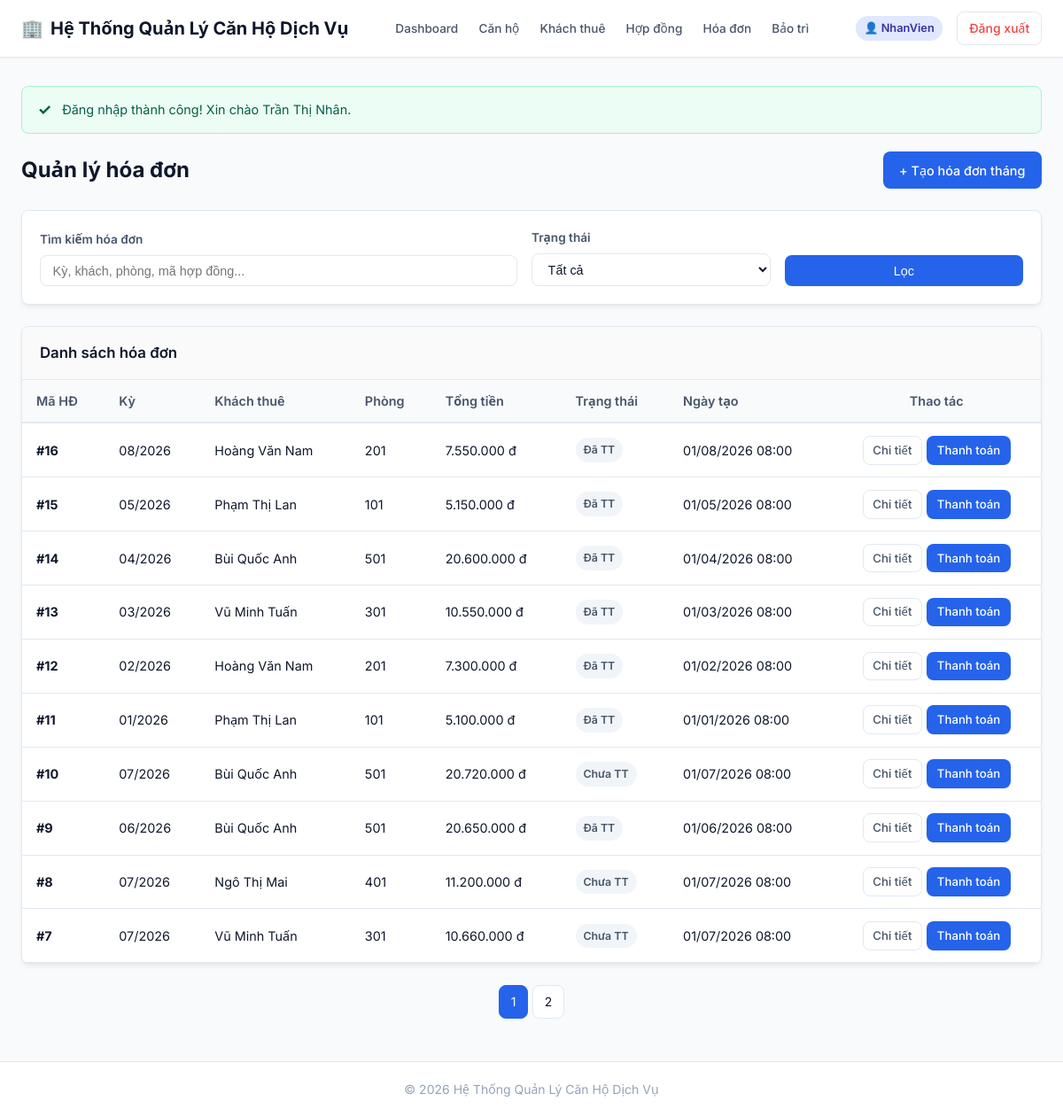
The page /QuanLyCanHo-Web/user/thanh-toan/index.php (signed in) on the database its author committed.
### tables this page shows
CREATE TABLE HoaDon (
    MaHoaDon       INT AUTO_INCREMENT PRIMARY KEY,
    MaHopDong      INT NOT NULL,
    NgayTao        DATETIME NOT NULL DEFAULT CURRENT_TIMESTAMP,
    KyThanhToan    VARCHAR(7) NOT NULL,      
    NgayThanhToan  DATETIME NULL,
    TienThue       DECIMAL(18,2) NOT NULL DEFAULT 0,
    TienDien       DECIMAL(18,2) NOT NULL DEFAULT 0,
    TienNuoc       DECIMAL(18,2) NOT NULL DEFAULT 0,
    TienDichVu     DECIMAL(18,2) NOT NULL DEFAULT 0,
    TongTien       DECIMAL(18,2) NOT NULL DEFAULT 0,
    TrangThai      VARCHAR(20) NOT NULL DEFAULT 'Chưa TT',
    CHECK (TrangThai IN ('Chưa TT','Đã TT','Quá hạn')),
    FOREIGN KEY (MaHopDong) REFERENCES HopDong(MaHopDong)
);

CREATE TABLE KhachThue (
    MaKhach           INT AUTO_INCREMENT PRIMARY KEY,
    HoTen             VARCHAR(100) NOT NULL,
    CCCD              VARCHAR(12)  NOT NULL UNIQUE,
    NgaySinh          DATE         NOT NULL,
    GioiTinh          VARCHAR(10)  NOT NULL,
    SoDienThoai       VARCHAR(15)  NOT NULL,
    Email             VARCHAR(100) NULL,
    DiaChiThuongTru   VARCHAR(255) NULL
);

CREATE TABLE CanHo (
    MaCanHo     INT AUTO_INCREMENT PRIMARY KEY,
    SoPhong     VARCHAR(20)    NOT NULL UNIQUE,
    MaLoai      INT            NOT NULL,
    DienTich    FLOAT          NOT NULL,
    GiaThue     DECIMAL(18,2)  NOT NULL,
    TrangThai   VARCHAR(20)    NOT NULL DEFAULT 'Trống',
    MoTa        VARCHAR(255)   NULL,
    CHECK (TrangThai IN ('Trống','Đang thuê','Bảo trì')),
    FOREIGN KEY (MaLoai) REFERENCES LoaiCanHo(MaLoai)
);

### QuanLyCanHo-Web/auth/guard.php (called while the page is built, shortened)
<?php
function currentUserRole(): string
{
    return $_SESSION['VaiTro'] ?? '';
}

### QuanLyCanHo-Web/user/thanh-toan/index.php (the view, shortened to what this page needs)
<?php
require_once __DIR__ . '/../../includes/header.php';
$pdo = require __DIR__ . '/../../config/database.php';
$baseUrl = url(currentUserRole() === 'Admin' ? '/admin/hoa-don' : '/user/thanh-toan');
$keyword = trim((string)($_GET['keyword'] ?? ''));
$trangThai = trim((string)($_GET['trang_thai'] ?? ''));
$page = max(1, (int)($_GET['page'] ?? 1));
$perPage = 10;
$offset = ($page - 1) * $perPage;
$where = [];
$params = [];
$whereSql = $where ? 'WHERE ' . implode(' AND ', $where) : '';
$countSql = "SELECT COUNT(*)
             FROM HoaDon hd
             JOIN HopDong hp ON hd.MaHopDong = hp.MaHopDong
             JOIN CanHo ch ON hp.MaCanHo = ch.MaCanHo
             JOIN KhachThue kt ON hp.MaKhach = kt.MaKhach
             $whereSql";
$countStmt = $pdo->prepare($countSql);
$countStmt->execute($params);
$totalRows = (int)$countStmt->fetchColumn();
$totalPages = max(1, (int)ceil($totalRows / $perPage));
$sql = "SELECT hd.MaHoaDon, hd.KyThanhToan, hd.TrangThai, hd.TongTien, hd.NgayTao,
              hp.MaHopDong, ch.SoPhong, kt.HoTen AS TenKhach
        FROM HoaDon hd
        JOIN HopDong hp ON hd.MaHopDong = hp.MaHopDong
        JOIN CanHo ch ON hp.MaCanHo = ch.MaCanHo
        JOIN KhachThue kt ON hp.MaKhach = kt.MaKhach
        $whereSql
        ORDER BY hd.MaHoaDon DESC
        LIMIT :limit OFFSET :offset";
$stmt = $pdo->prepare($sql);
$stmt->bindValue(':limit', $perPage, PDO::PARAM_INT);
$stmt->bindValue(':offset', $offset, PDO::PARAM_INT);
$stmt->execute();
$invoices = $stmt->fetchAll();
?>
<div class="page-header">
    <div>
        <h1 class="page-title">Quản lý hóa đơn</h1>
    </div>
    <div>
        <a href="<?= $baseUrl ?>/tao-hang-thang.php" class="btn btn-primary">+ Tạo hóa đơn tháng</a>
    </div>
</div>
<div class="filter-card mb-3">
    <form method="GET" class="filter-form" style="display: flex; flex-wrap: wrap; gap: 1rem; align-items: end;">
        <div class="filter-group" style="flex: 2; min-width: 260px;">
            <label for="keyword" style="font-weight: 600; font-size: 0.85rem;">Tìm kiếm hóa đơn</label>
            <input type="text" id="keyword" name="keyword" class="form-control" value="<?= e($keyword) ?>" placeholder="Kỳ, khách, phòng, mã hợp đồng...">
        </div>
        <div class="filter-group" style="flex: 1; min-width: 180px;">
            <label for="trang_thai" style="font-weight: 600; font-size: 0.85rem;">Trạng thái</label>
            <select id="trang_thai" name="trang_thai" class="form-control">
                <option value="">Tất cả</option>
            </select>
        </div>
        <div class="filter-group" style="display: flex; gap: 0.5rem;">
            <button type="submit" class="btn btn-primary">Lọc</button>
        </div>
    </form>
</div>
<div class="card">
    <div class="card-header">
        <h3>Danh sách hóa đơn</h3>
    </div>
    <div class="card-body" style="padding: 0;">
        <?php if (empty($invoices)): ?>
            <div class="empty-state">
                <p>Không có hóa đơn nào phù hợp.</p>
            </div>
        <?php else: ?>
            <div class="table-responsive">
                <table class="table">
                    <thead>
                        <tr>
                            <th>Mã HĐ</th>
                            <th>Kỳ</th>
                            <th>Khách thuê</th>
                            <th>Phòng</th>
                            <th>Tổng tiền</th>
                            <th>Trạng thái</th>
                            <th>Ngày tạo</th>
                            <th class="text-center">Thao tác</th>
                        </tr>
                    </thead>
                    <tbody>
                        <?php foreach ($invoices as $invoice): ?>
                            <tr>
                                <td><strong>#<?= e((string)$invoice['MaHoaDon']) ?></strong></td>
                                <td><?= e($invoice['KyThanhToan']) ?></td>
                                <td><?= e($invoice['TenKhach']) ?></td>
                                <td><?= e($invoice['SoPhong']) ?></td>
                                <td><?= formatMoney($invoice['TongTien']) ?></td>
                                <td><?= renderStatusBadge((string)$invoice['TrangThai']) ?></td>
                                <td><?= formatDateTime((string)$invoice['NgayTao']) ?></td>
                                <td class="text-center">
                                    <div class="actions-cell" style="justify-content: center; gap: 0.35rem;">
                                        <a href="<?= $baseUrl ?>/detail.php?id=<?= (int)$invoice['MaHoaDon'] ?>" class="btn btn-sm btn-outline">Chi tiết</a>
                                        <a href="<?= $baseUrl ?>/thanh-toan.php?id=<?= (int)$invoice['MaHoaDon'] ?>" class="btn btn-sm btn-primary">Thanh toán</a>
                                    </div>
                                </td>
                            </tr>
                        <?php endforeach; ?>
                    </tbody>
                </table>
            </div>
        <?php endif; ?>
    </div>
</div>
<?php if ($totalPages > 1): ?>
    <div class="pagination" style="margin-top: 1.5rem; display: flex; justify-content: center; gap: 0.3rem;">
        <?php for ($i = 1; $i <= $totalPages; $i++): ?>
            <a href="?keyword=<?= urlencode($keyword) ?>&trang_thai=<?= urlencode($trangThai) ?>&page=<?= $i ?>" class="<?= $i === $page ? 'active' : '' ?>"><?= $i ?></a>
        <?php endfor; ?>
    </div>
<?php endif; ?>
<?php require_once __DIR__ . '/../../includes/footer.php'; ?>

### QuanLyCanHo-Web/includes/functions.php (shortened to what this page needs)
<?php
function e(?string $value): string
{
    return htmlspecialchars((string)($value ?? ''), ENT_QUOTES, 'UTF-8');
}
function formatMoney($amount): string
{
    return number_format((float)$amount, 0, ',', '.') . ' đ';
}
function formatDateTime(?string $dateTimeStr): string
{
    $timestamp = strtotime($dateTimeStr);
    return date('d/m/Y H:i', $timestamp);
}
function renderStatusBadge(string $status): string
{
    $classMap = [
        'Đã tiếp nhận'   => 'badge-info',
        'Đang xử lý'     => 'badge-warning',
        'Hoàn thành'      => 'badge-success',
        'Đang hiệu lực'   => 'badge-success',
        'Sắp hết hạn'    => 'badge-warning',
        'Hết hạn'         => 'badge-danger',
        'Đã thanh lý'     => 'badge-secondary',
        'Chưa check-in'   => 'badge-warning',
        'Đã check-out'    => 'badge-secondary',
        'Trống'           => 'badge-success',
        'Đang thuê'       => 'badge-success',
        'Đã trả phòng'   => 'badge-secondary',
        'Chưa thuê'       => 'badge-warning',
        'Bảo trì'         => 'badge-warning',
    ];
    $badgeClass = $classMap[$status] ?? 'badge-secondary';
    return sprintf('<span class="badge %s">%s</span>', e($badgeClass), e($status));
}
function url(string $path = ''): string
{
    $path = '/' . ltrim($path, '/');
    $scriptName = str_replace('\\', '/', $_SERVER['SCRIPT_NAME'] ?? '');
    $projectFolder = '/QuanLyCanHo-Web';
    $projectPosition = strpos($scriptName, $projectFolder);
    if ($projectPosition !== false && !str_starts_with($path, $projectFolder)) {
        $basePath = substr($scriptName, 0, $projectPosition + strlen($projectFolder));
        return $basePath . $path;
    }
    return $path;
}

### QuanLyCanHo-Web/assets/css/style.css (style rules this page uses)
:root { --primary-color: #2563eb; --primary-hover: #1d4ed8; --primary-light: #eff6ff; --secondary-color: #64748b; --secondary-hover: #475569; --success-color: #10b981; --success-light: #ecfdf5; --warning-color: #f59e0b; --warning-light: #fffbeb; --danger-color: #ef4444; --danger-light: #fef2f2; --info-color: #06b6d4; --info-light: #ecfeff; --bg-main: #f8fafc; --bg-surface: #ffffff; --text-primary: #0f172a; --text-secondary: #475569; --text-muted: #94a3b8; --border-color: #e2e8f0; --border-radius: 8px; --box-shadow: 0 4px 6px -1px rgba(0, 0, 0, 0.05), 0 2px 4px -1px rgba(0, 0, 0, 0.03); --transition: all 0.2s ease-in-out; }
* { box-sizing: border-box; margin: 0; padding: 0; }
body { font-family: 'Inter', system-ui, -apple-system, BlinkMacSystemFont, 'Segoe UI', Roboto, Oxygen, Ubuntu, Cantarell, sans-serif; background-color: var(--bg-main); color: var(--text-primary); line-height: 1.6; display: flex; flex-direction: column; min-height: 100vh; }
a { color: var(--primary-color); text-decoration: none; transition: var(--transition); }
.page-header { display: flex; justify-content: space-between; align-items: center; margin-bottom: 1.5rem; flex-wrap: wrap; gap: 1rem; }
.page-title { font-size: 1.5rem; font-weight: 700; color: var(--text-primary); }
.btn { display: inline-flex; align-items: center; justify-content: center; gap: 0.5rem; padding: 0.55rem 1.1rem; font-size: 0.9rem; font-weight: 500; border-radius: var(--border-radius); border: 1px solid transparent; cursor: pointer; transition: var(--transition); text-align: center; white-space: nowrap; }
.btn-sm { padding: 0.3rem 0.65rem; font-size: 0.825rem; }
.btn-primary { background-color: var(--primary-color); color: white; }
.btn-outline { background-color: transparent; border-color: var(--border-color); color: var(--text-secondary); }
.filter-card { background-color: var(--bg-surface); border-radius: var(--border-radius); padding: 1.25rem; margin-bottom: 1.5rem; border: 1px solid var(--border-color); box-shadow: var(--box-shadow); }
.filter-form { display: flex; flex-wrap: wrap; gap: 1rem; align-items: flex-end; }
.filter-group { display: flex; flex-direction: column; gap: 0.35rem; flex: 1; min-width: 180px; }
.filter-group label { font-size: 0.825rem; font-weight: 600; color: var(--text-secondary); }
.form-control { padding: 0.55rem 0.85rem; font-size: 0.9rem; border: 1px solid var(--border-color); border-radius: var(--border-radius); background-color: #fff; color: var(--text-primary); width: 100%; outline: none; transition: var(--transition); }
.card { background-color: var(--bg-surface); border-radius: var(--border-radius); border: 1px solid var(--border-color); box-shadow: var(--box-shadow); margin-bottom: 1.5rem; overflow: hidden; }
.card-header { padding: 1rem 1.25rem; border-bottom: 1px solid var(--border-color); background-color: #fafafa; display: flex; justify-content: space-between; align-items: center; }
.card-header h3 { font-size: 1.05rem; font-weight: 600; color: var(--text-primary); }
.card-body { padding: 1.25rem; }
.table-responsive { overflow-x: auto; }
.table { width: 100%; border-collapse: collapse; font-size: 0.9rem; text-align: left; }
.table th { background-color: #f8fafc; color: var(--text-secondary); font-weight: 600; padding: 0.75rem 1rem; border-bottom: 2px solid var(--border-color); white-space: nowrap; }
.table td { padding: 0.85rem 1rem; border-bottom: 1px solid var(--border-color); vertical-align: middle; }
.actions-cell { display: flex; gap: 0.4rem; white-space: nowrap; }
.badge { display: inline-block; padding: 0.25rem 0.55rem; font-size: 0.775rem; font-weight: 600; border-radius: 9999px; text-align: center; }
.badge-secondary { background-color: #f1f5f9; color: #475569; }
.pagination { display: flex; justify-content: center; gap: 0.4rem; margin-top: 1.5rem; }
.pagination a, .pagination span { padding: 0.4rem 0.8rem; border-radius: var(--border-radius); border: 1px solid var(--border-color); font-size: 0.875rem; background-color: var(--bg-surface); color: var(--text-primary); }
.pagination .active { background-color: var(--primary-color); color: white; border-color: var(--primary-color); }
.text-center { text-align: center; }
.mb-3 { margin-bottom: 1.5rem; }

### rows shown on the page
hoadon: MaHoaDon "16", KyThanhToan "08/2026", khachthue.HoTen "Hoàng Văn Nam", canho.SoPhong "201", TongTien "7.550.000 đ", TrangThai "Đã TT", NgayTao "01/08/2026 08:00"
hoadon: MaHoaDon "15", KyThanhToan "05/2026", khachthue.HoTen "Phạm Thị Lan", canho.SoPhong "101", TongTien "5.150.000 đ", TrangThai "Đã TT", NgayTao "01/05/2026 08:00"
hoadon: MaHoaDon "14", KyThanhToan "04/2026", khachthue.HoTen "Bùi Quốc Anh", canho.SoPhong "501", TongTien "20.600.000 đ", TrangThai "Đã TT", NgayTao "01/04/2026 08:00"
hoadon: MaHoaDon "13", KyThanhToan "03/2026", khachthue.HoTen "Vũ Minh Tuấn", canho.SoPhong "301", TongTien "10.550.000 đ", TrangThai "Đã TT", NgayTao "01/03/2026 08:00"
hoadon: MaHoaDon "12", KyThanhToan "02/2026", khachthue.HoTen "Hoàng Văn Nam", canho.SoPhong "201", TongTien "7.300.000 đ", TrangThai "Đã TT", NgayTao "01/02/2026 08:00"
hoadon: MaHoaDon "11", KyThanhToan "01/2026", khachthue.HoTen "Phạm Thị Lan", canho.SoPhong "101", TongTien "5.100.000 đ", TrangThai "Đã TT", NgayTao "01/01/2026 08:00"
hoadon: MaHoaDon "10", KyThanhToan "07/2026", khachthue.HoTen "Bùi Quốc Anh", canho.SoPhong "501", TongTien "20.720.000 đ", TrangThai "Chưa TT", NgayTao "01/07/2026 08:00"
hoadon: MaHoaDon "9", KyThanhToan "06/2026", khachthue.HoTen "Bùi Quốc Anh", canho.SoPhong "501", TongTien "20.650.000 đ", TrangThai "Đã TT", NgayTao "01/06/2026 08:00"
hoadon: MaHoaDon "8", KyThanhToan "07/2026", khachthue.HoTen "Ngô Thị Mai", canho.SoPhong "401", TongTien "11.200.000 đ", TrangThai "Chưa TT", NgayTao "01/07/2026 08:00"
hoadon: MaHoaDon "7", KyThanhToan "07/2026", khachthue.HoTen "Vũ Minh Tuấn", canho.SoPhong "301", TongTien "10.660.000 đ", TrangThai "Chưa TT", NgayTao "01/07/2026 08:00"

### other values the page prints
$item['label'] "Dashboard"
$item['label'] "Căn hộ"
$item['label'] "Khách thuê"
$item['label'] "Hợp đồng"
$item['label'] "Hóa đơn"
$item['label'] "Bảo trì"
$vaiTro ?: ($_SESSION['HoTenKhach'] ?? 'Khách hàng') "NhanVien"
$flashSuccess "Đăng nhập thành công! Xin chào Trần Thị Nhân."
